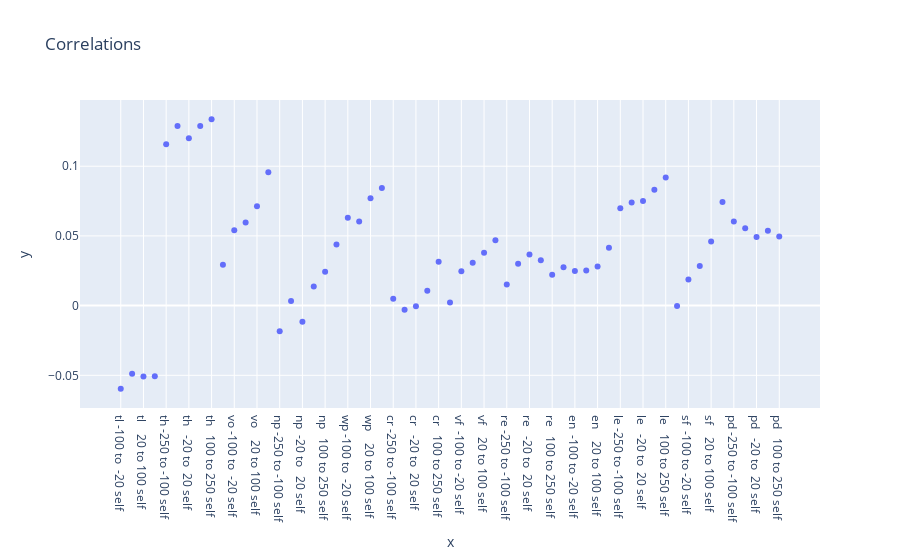

Notebook cell for this chart:
### Code cell
# Calculate the correlations between the columns and the label
correlations = df_all.corr()['label'].iloc[:-1]

# Create a scatter plot of the correlations
fig = px.scatter(x=correlations.index, y=correlations, title='Correlations')
fig.show()

# Create a dataframe from the correlations
correlations_df = pd.DataFrame(correlations)

correlations_df.style.background_gradient(cmap ='viridis')\
.set_properties(**{'font-size': '20px'})

### Figure 1 — Plotly figure (JSON) as saved in the notebook; plotly's stock layout.template omitted (floating-point values rounded to 4 significant figures)
{"data": [{"hovertemplate": "x=%{x}<br>y=%{y}<extra></extra>", "legendgroup": "", "marker": {"color": "#636efa", "symbol": "circle"}, "mode": "markers", "name": "", "orientation": "v", "showlegend": false, "type": "scatter", "x": ["tl -100 to  -20 self", "tl  -20 to   20 self", "tl    20 to 100 self", "tl   100 to 250 self", "th -250 to -100 self", "th  -100 to -20 self", "th   -20 to  20 self", "th    20 to 100 self", "th   100 to 250 self", "vo -250 to -100 self", "vo -100 to  -20 self", "vo -20 to    20 self", "vo    20 to 100 self", "vo   100 to 250 self", "np -250 to -100 self", "np -100 to -20 self", "np  -20 to   20 self", "np    20 to 100 self", "np   100 to 250 self", "wp -250 to -100 self", "wp -100 to  -20 self", "wp  -20 to   20 self", "wp    20 to 100 self", "wp   100 to 250 self", "cr -250 to -100 self", "cr -100 to -20 self", "cr   -20 to  20 self", "cr    20 to 100 self", "cr   100 to 250 self", "vf -250 to -100 self", "vf  -100 to -20 self", "vf   -20 to  20 self", "vf    20 to 100 self", "vf   100 to 250 self", "re -250 to -100 self", "re  -100 to -20 self", "re   -20 to  20 self", "re    20 to 100 self", "re   100 to 250 self", "en -250 to -100 self", "en  -100 to -20 self", "en   -20 to  20 self", "en    20 to 100 self", "en   100 to 250 self", "le -250 to -100 self", "le  -100 to -20 self", "le   -20 to  20 self", "le    20 to 100 self", "le   100 to 250 self", "sf -250 to -100 self", "sf  -100 to -20 self", "sf   -20 to  20 self", "sf    20 to 100 self", "sf   100 to 250 self", "pd -250 to -100 self", "pd  -100 to -20 self", "pd   -20 to  20 self", "pd    20 to 100 self", "pd   100 to 250 self"], "xaxis": "x", "y": [-0.05972, -0.04885, -0.05094, -0.05075, 0.1157, 0.1289, 0.12, 0.1289, 0.1338, 0.02937, 0.05414, 0.05965, 0.07135, 0.09559, -0.01843, 0.00323, -0.01154, 0.01375, 0.0242, 0.04378, 0.06311, 0.06028, 0.07696, 0.08437, 0.00495, -0.002989, -0.0005494, 0.01059, 0.0314, 0.002243, 0.0246, 0.03079, 0.03784, 0.04688, 0.01507, 0.02996, 0.03663, 0.03256, 0.02209, 0.02755, 0.02487, 0.02519, 0.02797, 0.0415, 0.06975, 0.07399, 0.07505, 0.08304, 0.09191, -0.0003298, 0.01876, 0.02844, 0.04604, 0.07441, 0.06039, 0.05541, 0.0493, 0.05365, 0.04951], "yaxis": "y"}], "layout": {"legend": {"tracegroupgap": 0}, "title": {"text": "Correlations"}, "xaxis": {"anchor": "y", "domain": [0, 1], "title": {"text": "x"}}, "yaxis": {"anchor": "x", "domain": [0, 1], "title": {"text": "y"}}}}
